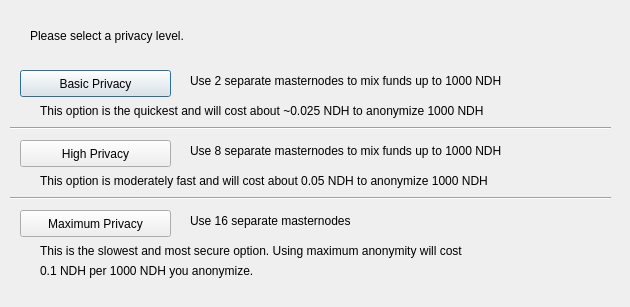
<?xml version="1.0" encoding="UTF-8"?>
<ui version="4.0">
 <class>DarksendConfig</class>
 <widget class="QDialog" name="DarksendConfig">
  <property name="geometry">
   <rect>
    <x>0</x>
    <y>0</y>
    <width>630</width>
    <height>307</height>
   </rect>
  </property>
  <property name="windowTitle">
   <string>Configure Darksend</string>
  </property>
  <widget class="QPushButton" name="buttonBasic">
   <property name="geometry">
    <rect>
     <x>20</x>
     <y>70</y>
     <width>151</width>
     <height>27</height>
    </rect>
   </property>
   <property name="text">
    <string>Basic Privacy</string>
   </property>
  </widget>
  <widget class="QPushButton" name="buttonHigh">
   <property name="geometry">
    <rect>
     <x>20</x>
     <y>140</y>
     <width>151</width>
     <height>27</height>
    </rect>
   </property>
   <property name="text">
    <string>High Privacy</string>
   </property>
  </widget>
  <widget class="QPushButton" name="buttonMax">
   <property name="geometry">
    <rect>
     <x>20</x>
     <y>210</y>
     <width>151</width>
     <height>27</height>
    </rect>
   </property>
   <property name="text">
    <string>Maximum Privacy</string>
   </property>
  </widget>
  <widget class="QLabel" name="label">
   <property name="geometry">
    <rect>
     <x>30</x>
     <y>20</y>
     <width>571</width>
     <height>31</height>
    </rect>
   </property>
   <property name="text">
    <string>Please select a privacy level.</string>
   </property>
  </widget>
  <widget class="QLabel" name="label_2">
   <property name="geometry">
    <rect>
     <x>190</x>
     <y>70</y>
     <width>421</width>
     <height>21</height>
    </rect>
   </property>
   <property name="text">
    <string>Use 2 separate masternodes to mix funds up to 1000 NDH</string>
   </property>
  </widget>
  <widget class="QLabel" name="label_3">
   <property name="geometry">
    <rect>
     <x>190</x>
     <y>140</y>
     <width>411</width>
     <height>21</height>
    </rect>
   </property>
   <property name="text">
    <string>Use 8 separate masternodes to mix funds up to 1000 NDH</string>
   </property>
  </widget>
  <widget class="QLabel" name="label_4">
   <property name="geometry">
    <rect>
     <x>190</x>
     <y>210</y>
     <width>421</width>
     <height>21</height>
    </rect>
   </property>
   <property name="text">
    <string>Use 16 separate masternodes</string>
   </property>
  </widget>
  <widget class="QLabel" name="label_6">
   <property name="geometry">
    <rect>
     <x>40</x>
     <y>100</y>
     <width>561</width>
     <height>21</height>
    </rect>
   </property>
   <property name="text">
    <string>This option is the quickest and will cost about ~0.025 NDH to anonymize 1000 NDH</string>
   </property>
  </widget>
  <widget class="QLabel" name="label_7">
   <property name="geometry">
    <rect>
     <x>40</x>
     <y>170</y>
     <width>561</width>
     <height>21</height>
    </rect>
   </property>
   <property name="text">
    <string>This option is moderately fast and will cost about 0.05 NDH to anonymize 1000 NDH</string>
   </property>
  </widget>
  <widget class="QLabel" name="label_8">
   <property name="geometry">
    <rect>
     <x>40</x>
     <y>240</y>
     <width>561</width>
     <height>21</height>
    </rect>
   </property>
   <property name="text">
    <string>This is the slowest and most secure option. Using maximum anonymity will cost</string>
   </property>
  </widget>
  <widget class="QLabel" name="label_9">
   <property name="geometry">
    <rect>
     <x>40</x>
     <y>260</y>
     <width>561</width>
     <height>21</height>
    </rect>
   </property>
   <property name="text">
    <string>0.1 NDH per 1000 NDH you anonymize.</string>
   </property>
  </widget>
  <widget class="Line" name="line">
   <property name="geometry">
    <rect>
     <x>10</x>
     <y>120</y>
     <width>601</width>
     <height>16</height>
    </rect>
   </property>
   <property name="orientation">
    <enum>Qt::Horizontal</enum>
   </property>
  </widget>
  <widget class="Line" name="line_2">
   <property name="geometry">
    <rect>
     <x>10</x>
     <y>190</y>
     <width>601</width>
     <height>16</height>
    </rect>
   </property>
   <property name="orientation">
    <enum>Qt::Horizontal</enum>
   </property>
  </widget>
 </widget>
 <resources/>
 <connections/>
</ui>
